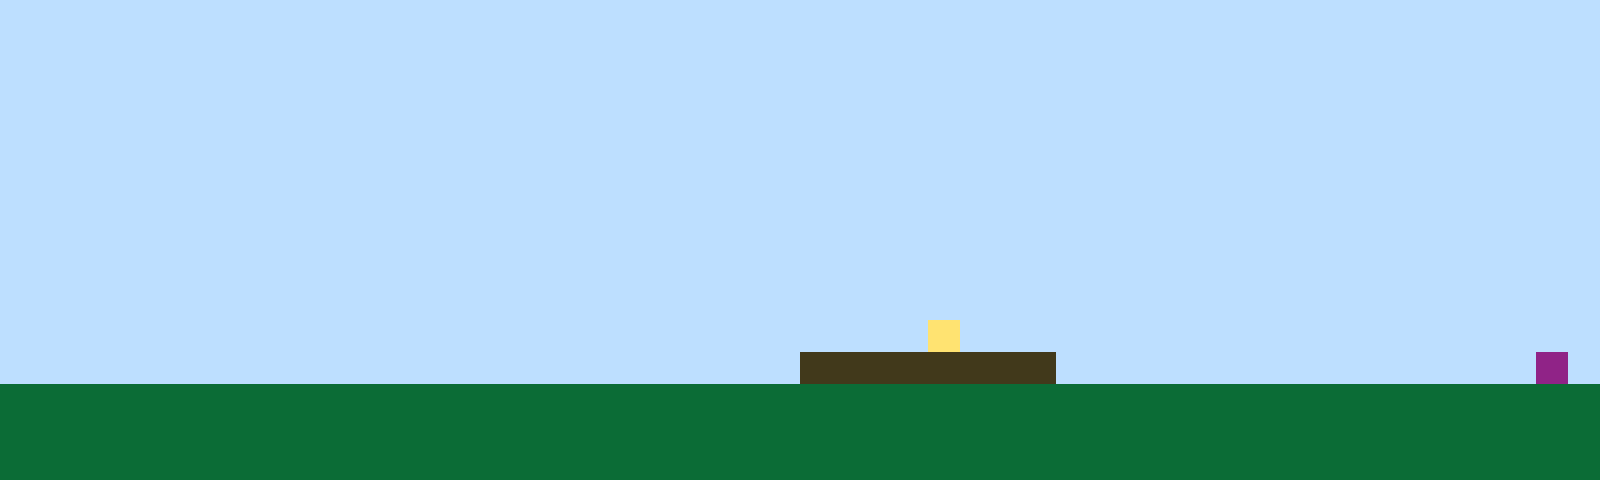

Below is a game level as drawn by its tile map, then a one-line description and the .tmx file that defines it, in full:
An orthogonal 50x15 tile map with 32x32 px tiles, 1 tile layer (Tile Layer 1).

<map version="1.10" tiledversion="1.11.2" orientation="orthogonal" renderorder="right-up" width="50" height="15" tilewidth="32" tileheight="32" infinite="0" nextlayerid="2" nextobjectid="1"><editorsettings><export target="map1.csv" format="csv" /></editorsettings><tileset firstgid="1" name="sprites" tilewidth="32" tileheight="32" tilecount="6" columns="3"><image source="sprites.png" width="96" height="64" /></tileset><layer id="1" name="Tile Layer 1" width="50" height="15"><data encoding="csv">1,1,1,1,1,1,1,1,1,1,1,1,1,1,1,1,1,1,1,1,1,1,1,1,1,1,1,1,1,1,1,1,1,1,1,1,1,1,1,1,1,1,1,1,1,1,1,1,1,1,1,1,1,1,1,1,1,1,1,1,1,1,1,1,1,1,1,1,1,1,1,1,1,1,1,1,1,1,1,1,1,1,1,1,1,1,1,1,1,1,1,1,1,1,1,1,1,1,1,1,1,1,1,1,1,1,1,1,1,1,1,1,1,1,1,1,1,1,1,1,1,1,1,1,1,1,1,1,1,1,1,1,1,1,1,1,1,1,1,1,1,1,1,1,1,1,1,1,1,1,1,1,1,1,1,1,1,1,1,1,1,1,1,1,1,1,1,1,1,1,1,1,1,1,1,1,1,1,1,1,1,1,1,1,1,1,1,1,1,1,1,1,1,1,1,1,1,1,1,1,1,1,1,1,1,1,1,1,1,1,1,1,1,1,1,1,1,1,1,1,1,1,1,1,1,1,1,1,1,1,1,1,1,1,1,1,1,1,1,1,1,1,1,1,1,1,1,1,1,1,1,1,1,1,1,1,1,1,1,1,1,1,1,1,1,1,1,1,1,1,1,1,1,1,1,1,1,1,1,1,1,1,1,1,1,1,1,1,1,1,1,1,1,1,1,1,1,1,1,1,1,1,1,1,1,1,1,1,1,1,1,1,1,1,1,1,1,1,1,1,1,1,1,1,1,1,1,1,1,1,1,1,1,1,1,1,1,1,1,1,1,1,1,1,1,1,1,1,1,1,1,1,1,1,1,1,1,1,1,1,1,1,1,1,1,1,1,1,1,1,1,1,1,1,1,1,1,1,1,1,1,1,1,1,1,1,1,1,1,1,1,1,1,1,1,1,1,1,1,1,1,1,1,1,1,1,1,1,1,1,1,1,1,1,1,1,1,1,1,1,1,1,1,1,1,1,1,1,1,1,1,1,1,1,1,1,1,1,1,1,1,1,1,1,1,1,1,1,1,1,1,1,1,1,1,1,1,1,1,1,1,1,1,1,1,1,1,1,1,1,1,1,1,1,1,1,1,1,1,1,1,1,1,1,1,1,1,1,1,1,1,1,1,1,1,1,1,1,1,1,1,1,1,1,1,1,1,1,1,1,1,1,1,1,1,1,1,1,1,1,1,1,1,1,1,1,1,1,1,4,1,1,1,1,1,1,1,1,1,1,1,1,1,1,1,1,1,1,1,1,1,1,1,1,1,1,1,1,1,1,1,1,1,1,1,1,1,1,1,1,1,1,1,1,1,3,3,3,3,3,3,3,3,1,1,1,1,1,1,1,1,1,1,1,1,1,1,1,6,1,2,2,2,2,2,2,2,2,2,2,2,2,2,2,2,2,2,2,2,2,2,2,2,2,2,2,2,2,2,2,2,2,2,2,2,2,2,2,2,2,2,2,2,2,2,2,2,2,2,2,2,2,2,2,2,2,2,2,2,2,2,2,2,2,2,2,2,2,2,2,2,2,2,2,2,2,2,2,2,2,2,2,2,2,2,2,2,2,2,2,2,2,2,2,2,2,2,2,2,2,2,2,2,2,2,2,2,2,2,2,2,2,2,2,2,2,2,2,2,2,2,2,2,2,2,2,2,2,2,2,2,2,2,2,2,2,2,2,2,2,2,2,2,2,2,2,2,2,2,2</data></layer></map>
